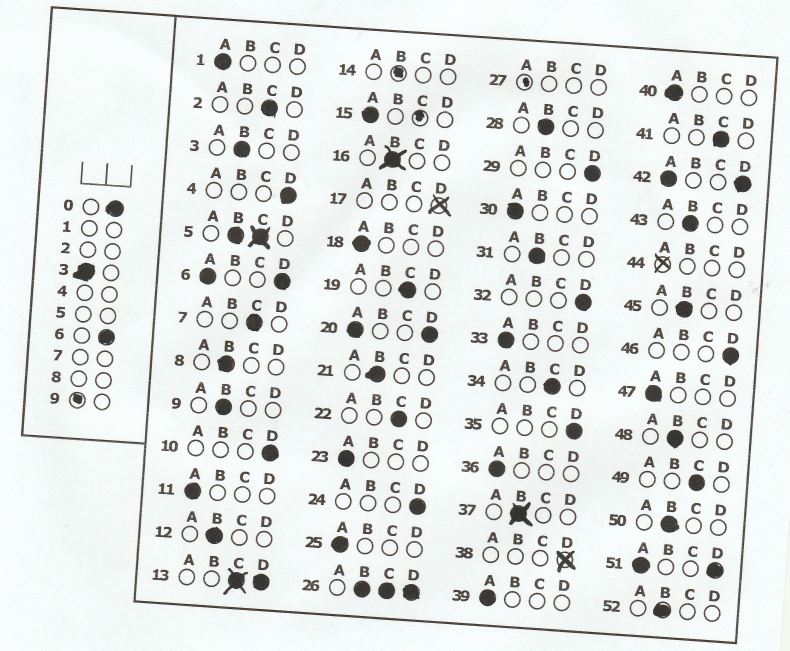
#> input picture Scans/2019_03_04/zamalowane_0004.jpg, 2368 x 1952 px, found by its file name (shown at 1/3 size)
$ python mian.py
#> lines starting #> are read from the running program, lines starting #| are printed output that depends on the picture
import numpy as np
import cv2
from matplotlib import pyplot as plt

img = cv2.imread('scans/2019_03_04/zamalowane_0004.jpg', 0)
#> img: shape (1952, 2368); min 0, max 255, mean 229.4

#img = cv2.cvtColor(img, cv2.COLOR_RGB2GRAY)

ret,thresh5 = cv2.threshold(img ,230,255    , cv2.THRESH_TOZERO)
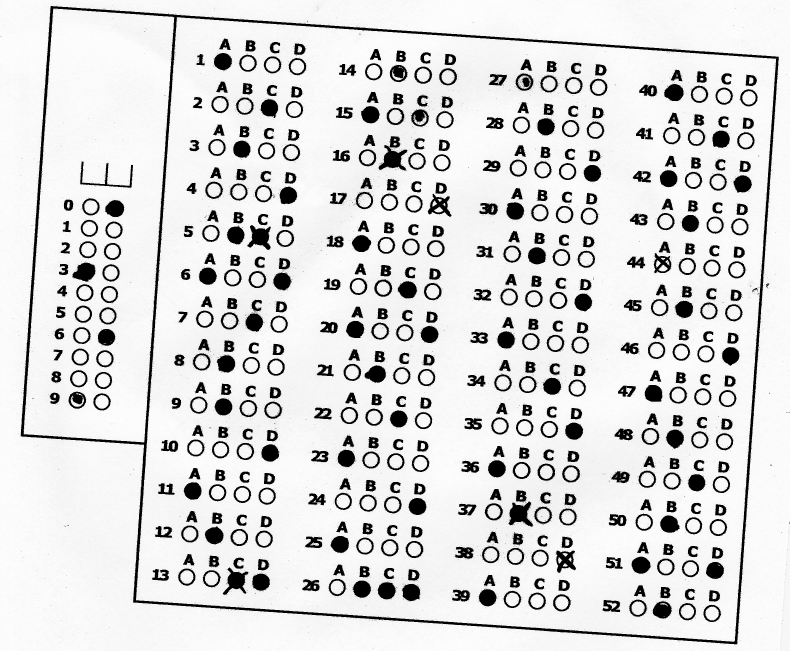
#> thresh5: shape (1952, 2368) (shown at 1/3 size); min 0, max 255, mean 217.8
titles = ['Original Image','BINARY','BINARY_INV','TRUNC','TOZERO','TOZERO_INV']


edges = cv2.Canny(thresh5, 200, 210, apertureSize = 3)
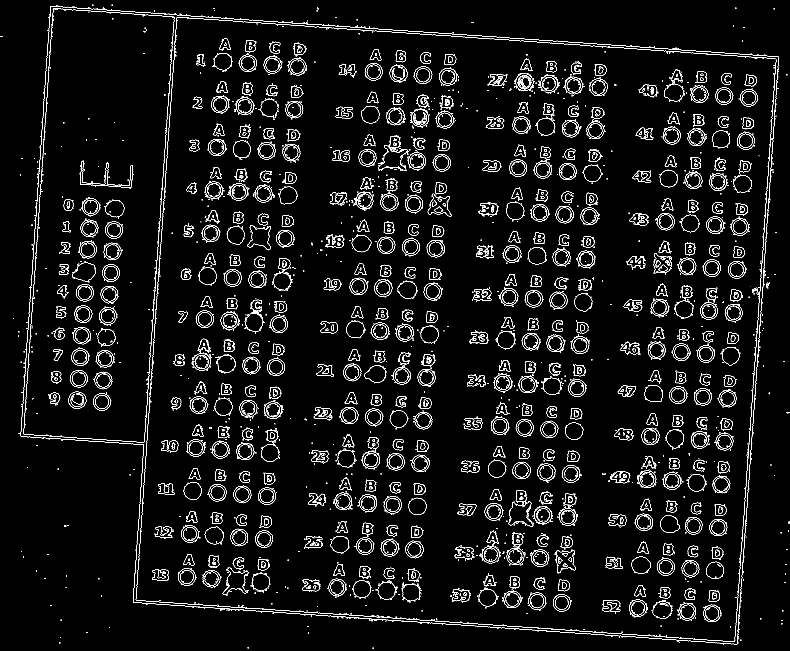
#> edges: shape (1952, 2368) (shown at 1/3 size); 3.4% white in thin lines or dots
plt.imshow(edges)
plt.show()

lines = cv2.HoughLines(edges, 1, np.pi/180, 200)
#> lines = 82 rows, first 8: [7, 1.64], [13, 1.64], [532, 0.0698], [1767, 1.64], [524, 0.0698], [1774, 1.64], [2342, 0.0698], [2334, 0.0698]

plt.show()
for r, theta in lines[0]:

    a = np.cos(theta)

    b = np.sin(theta)

    x0 = a * r

    y0 = b * r

    x1 = int(x0 + 1000 * (-b))

    y1 = int(y0 + 1000 * (a))
    x2 = int(x0 - 1000 * (-b))

    y2 = int(y0 - 1000 * (a))

    cv2.line(img, (x1, y1), (x2, y2), (0, 0, 255), 2)
#> this loop made 1 pass
#> (r, theta, a, b, x0, y0, x1, y1) on pass 1: (7, 1.64, -0.0698, 0.998, -0.488, 6.98, -998, -62)
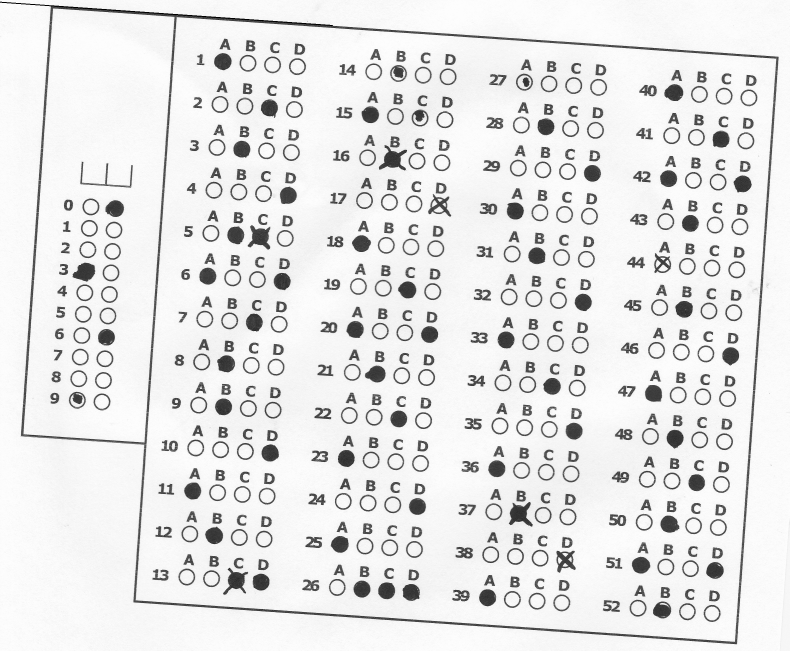
#> img: shape (1952, 2368) (shown at 1/3 size); min 0, max 255, mean 229.3


plt.imshow(img,),plt.show()

$ run again, with Scans/2019_03_04/zamalowane_0001.jpg copied over Scans/2019_03_04/zamalowane_0004.jpg
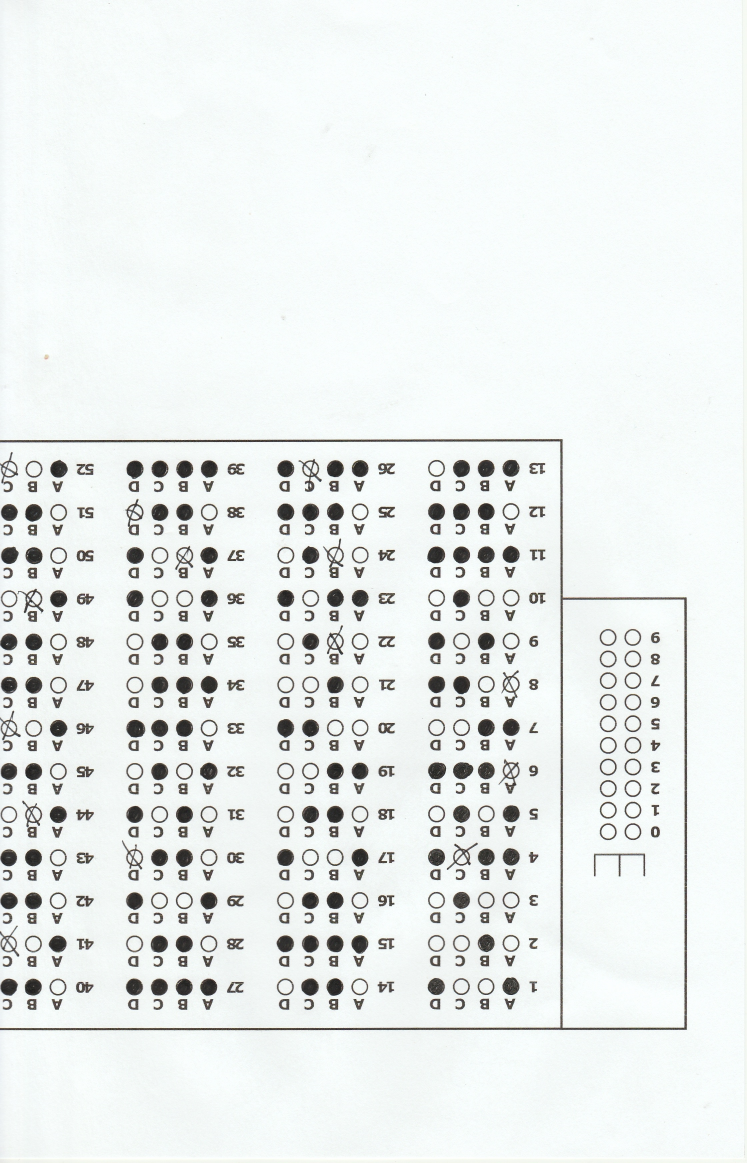
#> input picture Scans/2019_03_04/zamalowane_0001.jpg, 2240 x 3488 px, found by its file name (shown at 1/3 size)
#> `ret,thresh5 = cv2.threshold(img ,230,255    , cv2.THRESH_TOZERO)`:
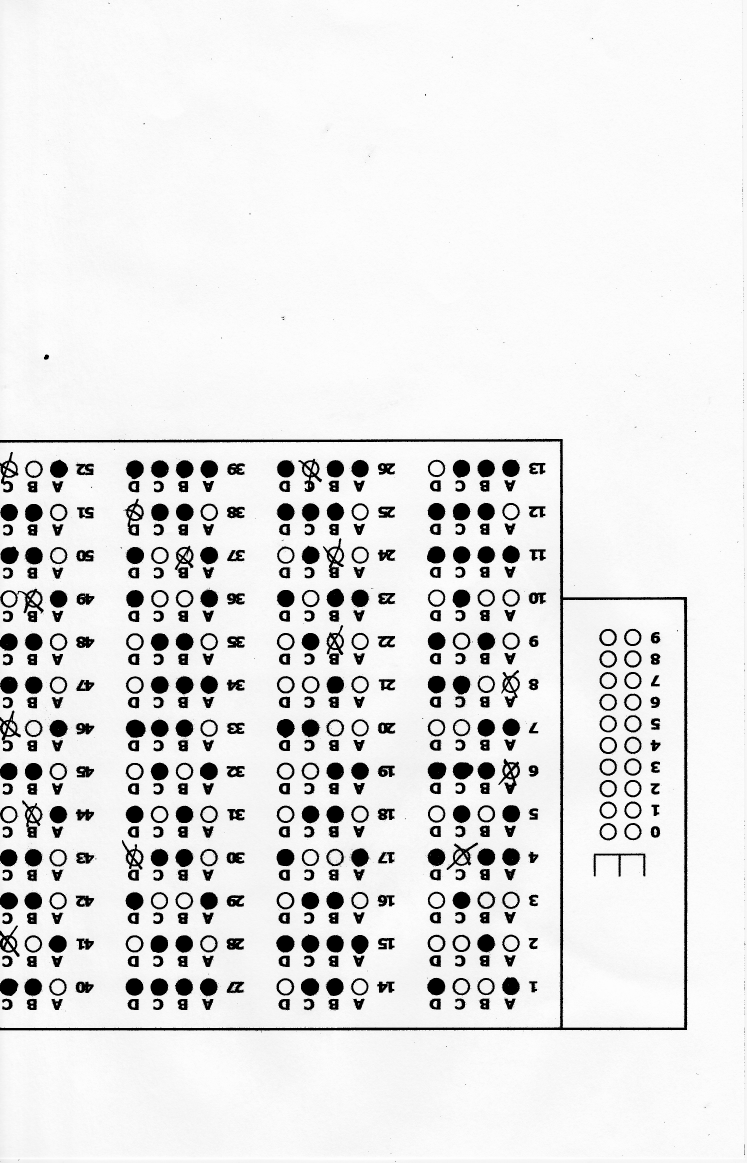
#> thresh5: shape (3488, 2240) (shown at 1/3 size); min 0, max 255, mean 229.3
#> `edges = cv2.Canny(thresh5, 200, 210, apertureSize = 3)`:
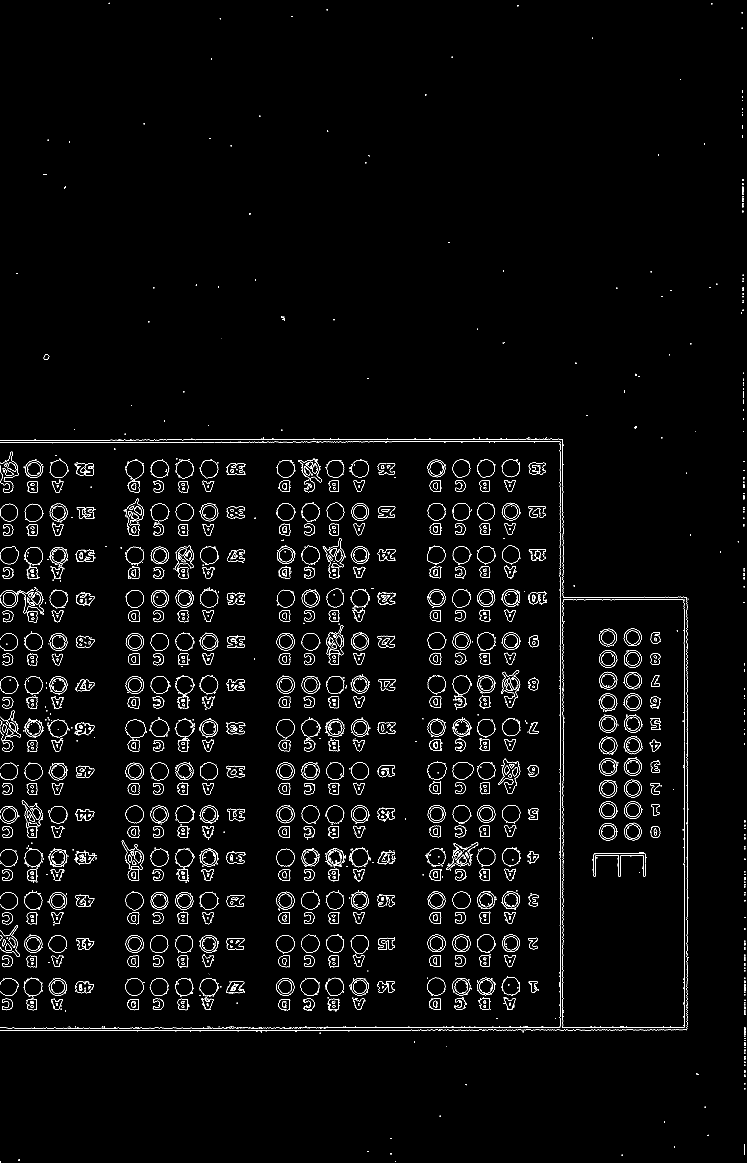
#> edges: shape (3488, 2240) (shown at 1/3 size); 1.7% white in thin lines or dots
#> lines = 30 rows, first 8: [3083, 1.57], [3090, 1.57], [1680, 0], [2061, 0], [1688, 0], [2053, 0], [1319, 1.57], [1326, 1.57]
#> the loop `for r, theta in lines[0]: ` made 1 pass
#> (r, theta, a, b, x0, y0, x1, y1) on pass 1: (3083, 1.57, -4.37e-08, 1, -0.000135, 3083, -1000, 3082)

$ run again, with Scans/2019_03_04/zamalowane_0002.jpg copied over Scans/2019_03_04/zamalowane_0004.jpg
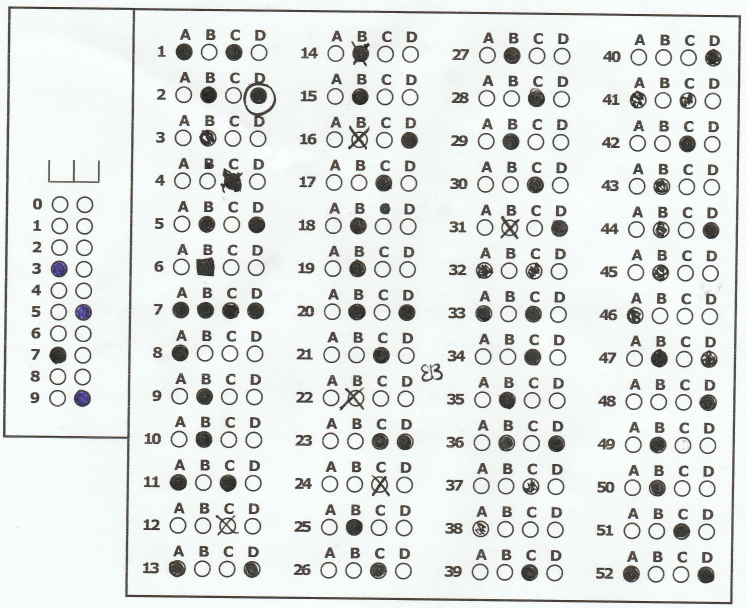
#> input picture Scans/2019_03_04/zamalowane_0002.jpg, 2240 x 1824 px, found by its file name (shown at 1/3 size)
#> `edges = cv2.Canny(thresh5, 200, 210, apertureSize = 3)`:
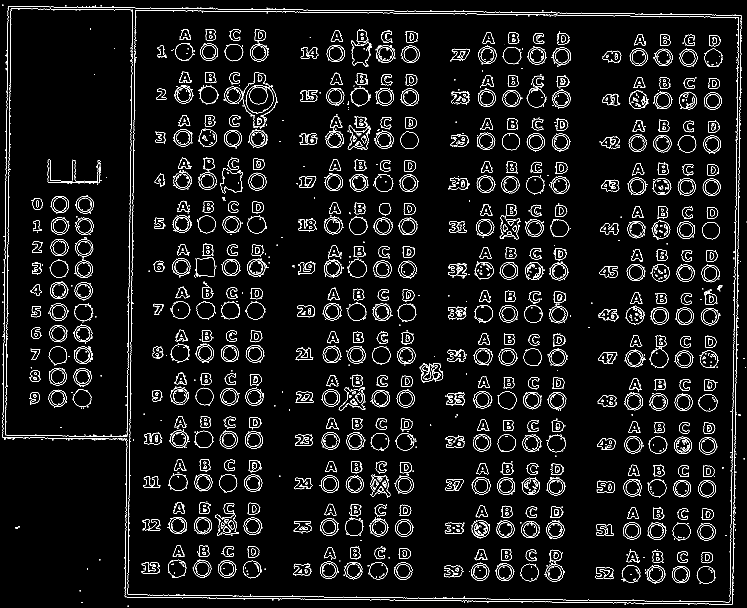
#> edges: shape (1824, 2240) (shown at 1/3 size); 3.7% white in thin lines or dots
#> lines = 38 rows, first 8: [2227, 0.0175], [2219, 0.0175], [16, 1.59], [14, 1.59], [1775, 1.59], [400, 0.0175], [1311, 1.59], [410, 0.0175]
#> the loop `for r, theta in lines[0]: ` made 1 pass
#> (r, theta, a, b, x0, y0, x1, y1) on pass 1: (2227, 0.0175, 1, 0.0175, 2226.7, 38.87, 2209, 1038)
#> after the loop `for r, theta in lines[0]:`:
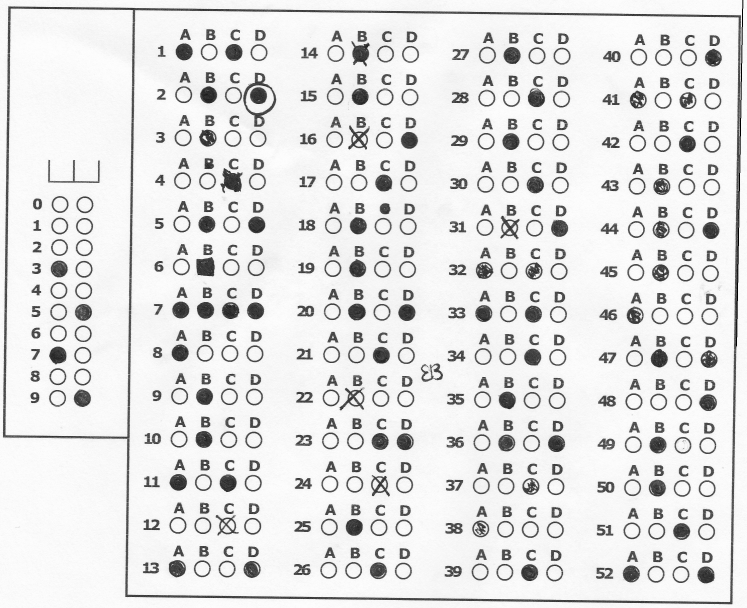
#> img: shape (1824, 2240) (shown at 1/3 size); min 0, max 255, mean 226.1
